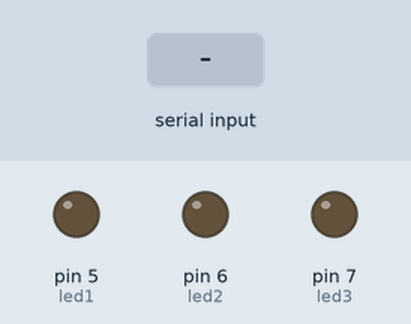
This sketch was run on a simulated Arduino Uno, built with avr-gcc and run on an emulated ATmega328P. Shown: output pins drawn as LEDs (lit = HIGH). The inputs (shaded band) are chosen by the test bench.

Above: at 1.2 s.
1.3 s: "1\n" received over Serial
At 2.0 s:
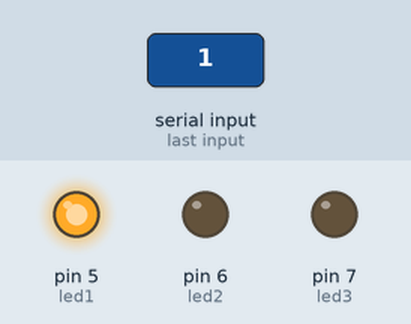
2.8 s: "2\n" received over Serial
At 3.3 s:
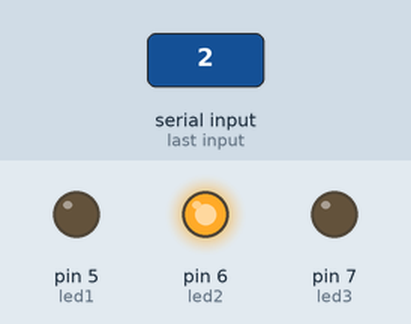
4.3 s: "3\n" received over Serial
At 5.5 s:
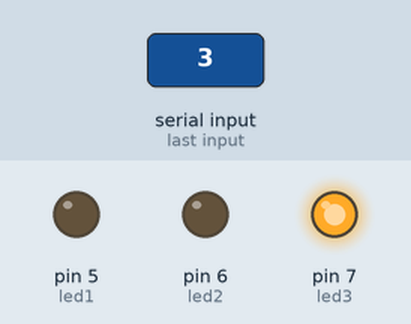
5.8 s: "90,45\n" received over Serial
At 6.8 s:
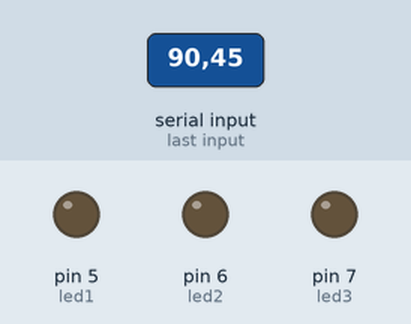
Timing chart, 0 to 8.3 s (numbered marks = the images above; inputs shaded):
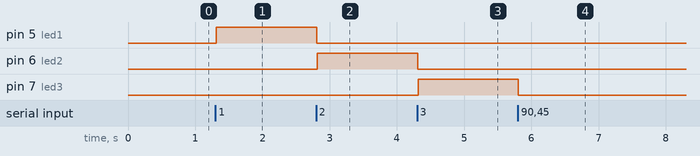

The sketch:

P_10_controlLeds_Serial.ino
```cpp
int led1 =5;
int led2=6;
int led3=7;

void setup(){
  pinMode(led1, OUTPUT);
  pinMode(led2, OUTPUT);
  pinMode(led3, OUTPUT);
  Serial.begin(9600);
  Serial.setTimeout(10);
}

void loop(){
  if(Serial.available()>0){//Si existe informacion en buffer que se pueda leer...

    //Apagamos todos los leds
    digitalWrite(led1, LOW);
    digitalWrite(led2, LOW);
    digitalWrite(led3, LOW);

  int v = Serial.readString().toInt(); // 1 2 3...

  switch(v){
    case 1:
      digitalWrite(led1,HIGH);
    break;
    case 2:
      digitalWrite(led2,HIGH);
    break;
    case 3:
      digitalWrite(led3,HIGH);
    break;
  }
  }
  delay(10);

}
```

Measured:
- after the input at 1.3 s, pin 5 (led1): LOW → HIGH at once
- after the input at 2.8 s, pin 5 (led1): HIGH → LOW at once; pin 6 (led2): LOW → HIGH at once
- after the input at 4.3 s, pin 6 (led2): HIGH → LOW at once; pin 7 (led3): LOW → HIGH at once
- after the input at 5.8 s, pin 7 (led3): HIGH → LOW at once
